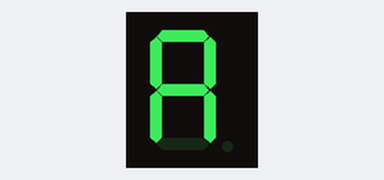
Bench run of a sketch on a simulated Arduino Uno, built with avr-gcc and run on an emulated ATmega328P. Parts: 1-digit seven-segment display. Wiring (inferred from the names in the program): 1-digit 7-segment display, segments lit when HIGH: segments pin 2, pin 3, pin 4, pin 5, pin 6, pin 7, pin 8. The segment pins are drawn as the display they are named for.

Above: at 0.1 s.
At 1.1 s:
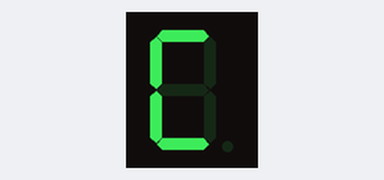
At 2.1 s:
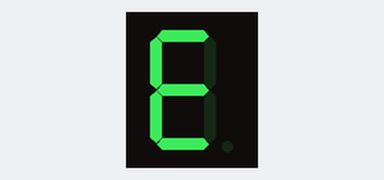

The sketch:

04_segment_word_ace.ino
```cpp
#define segA 2
#define segB 3
#define segC 4
#define segD 5
#define segE 6
#define segF 7
#define segG 8

int COUNT = 0;

void setup()
{
    for (int i = 2; i < 9; i++)
    {
        pinMode(i, OUTPUT);
    }
}
void loop()
{

    digitalWrite(segA, HIGH);
    digitalWrite(segB, HIGH);
    digitalWrite(segC, HIGH);
    digitalWrite(segD, LOW);
    digitalWrite(segE, HIGH);
    digitalWrite(segF, HIGH);
    digitalWrite(segG, HIGH);
    delay(1000);
    digitalWrite(segA, HIGH);
    digitalWrite(segB, LOW);
    digitalWrite(segC, LOW);
    digitalWrite(segD, HIGH);
    digitalWrite(segE, HIGH);
    digitalWrite(segF, HIGH);
    digitalWrite(segG, LOW);
    delay(1000);
    digitalWrite(segA, HIGH);
    digitalWrite(segB, LOW);
    digitalWrite(segC, LOW);
    digitalWrite(segD, HIGH);
    digitalWrite(segE, HIGH);
    digitalWrite(segF, HIGH);
    digitalWrite(segG, HIGH);
    delay(1000);
}
```

Measured:
- by itself, everything shown: repeats every 3.0 s, in 3 steps
- what the display in image 1 shows lasts 1.0 s, from 1.0 s to 2.0 s
